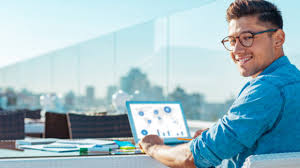
#> input picture images/freelancer.jpg, 300 x 168 px
$ python blurring.py
#> lines starting #> are read from the running program, lines starting #| are printed output that depends on the picture
import os

import cv2

img = cv2.imread(os.path.join('.', 'images', 'freelancer.jpg'))
#> img is the input picture: shape (168, 300, 3); mean B, G, R 194.4, 185, 155.6


k_size = 5
img_blur = cv2.blur(img, (k_size, k_size))
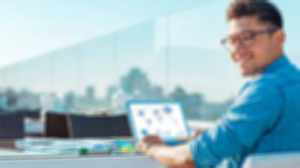
#> img_blur: shape (168, 300, 3); mean B, G, R 194.4, 185, 155.5
img_blurx2 = cv2.blur(img, (k_size*2, k_size*2))
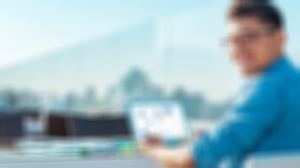
#> img_blurx2: shape (168, 300, 3); mean B, G, R 194.5, 185.2, 155.8
img_gaussian_blur = cv2.GaussianBlur(img, (k_size, k_size), 5)
img_median_blur = cv2.medianBlur(img, k_size)
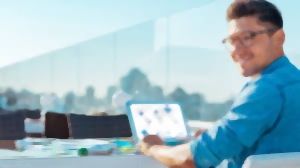
#> img_median_blur: shape (168, 300, 3); mean B, G, R 195.1, 185.6, 155.9

cv2.imshow('img', img)
cv2.imshow('img_blur', img_blur)
cv2.imshow('img_blurx2', img_blurx2)
cv2.imshow("img_gaussian_blur", img_gaussian_blur)
cv2.imshow("img_median_blur", img_median_blur)

cv2.waitKey(0)

$ run again, with images/bear.jpg copied over images/freelancer.jpg
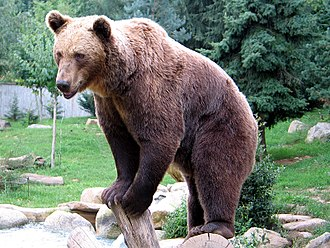
#> input picture images/bear.jpg, 330 x 248 px
#> img is the input picture: shape (248, 330, 3); mean B, G, R 110.4, 122.4, 112.8
#> `img_blurx2 = cv2.blur(img, (k_size*2, k_size*2))`:
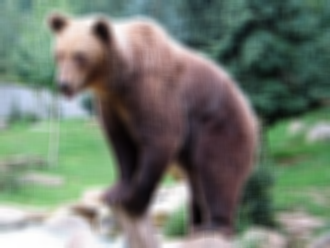
#> img_blurx2: shape (248, 330, 3); mean B, G, R 110.4, 122.3, 112.7
#> `img_median_blur = cv2.medianBlur(img, k_size)`:
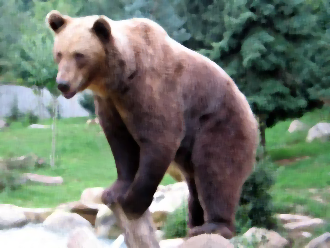
#> img_median_blur: shape (248, 330, 3); mean B, G, R 110.5, 122.6, 112.9
